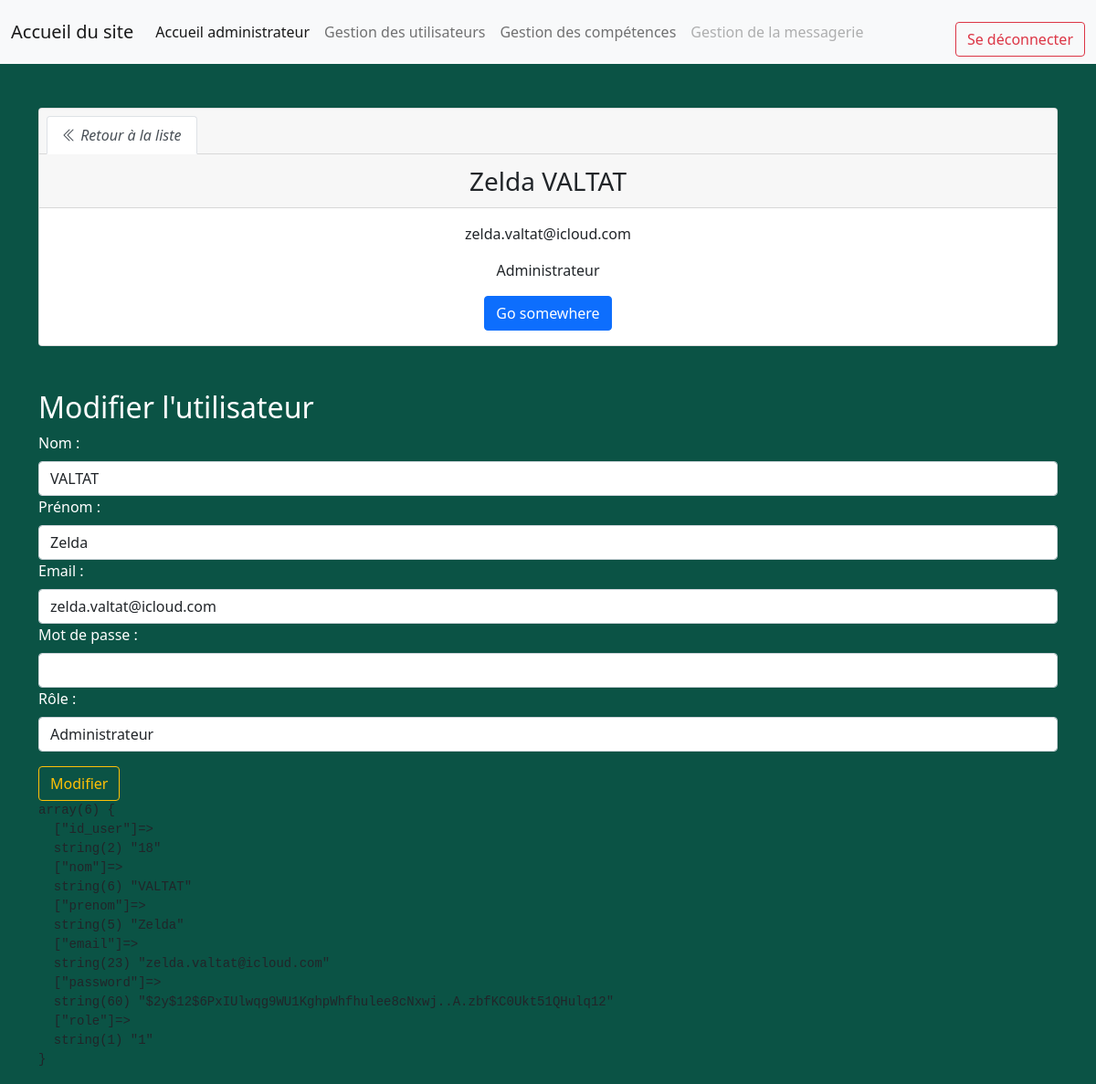
The page /admin/updateUser.php?id_user=18 (signed in) on the database its author committed.
### tables this page shows
CREATE TABLE IF NOT EXISTS `table_user` (
  `id_user` int NOT NULL AUTO_INCREMENT,
  `nom` varchar(255) NOT NULL,
  `prenom` varchar(255) NOT NULL,
  `email` varchar(255) NOT NULL,
  `password` varchar(255) NOT NULL,
  `role` tinyint(1) NOT NULL,
  PRIMARY KEY (`id_user`),
  UNIQUE KEY `email` (`email`)
);

### admin/updateUser.php (the view, shortened to what this page needs)
<?php
include("../assets/inc/headBack.php");
$id = $_GET["id_user"];
require("../core/connexion.php");
$sql = "SELECT `id_user`, `nom`, `prenom`, `email`, `password`, `role`
            FROM `table_user`
            WHERE `id_user` = $id
            ";
$query = mysqli_query($connexion, $sql) or die(mysqli_error($connexion));
$user = mysqli_fetch_assoc($query);
?>
<?php
include("../assets/inc/headerBack.php");
?>
<main>
    <div class="container">
        <div class="card text-center mt-5">
            <div class="card-header">
                <ul class="nav nav-tabs card-header-tabs">
                    <li class="nav-item">
                        <a class="nav-link active" aria-current="true"
                            href="http://localhost/la_manu/sitePhpProcedural/admin/listUsers.php"><i
                                class="bi bi-chevron-double-left"> Retour à la liste</i></a>
                    </li>
                </ul>
            </div>
            <div class="card-header fs-3">
                <?= $user["prenom"] . " " . $user["nom"] ?>
            </div>
            <div class="card-body">
                <p class="card-text"><?= $user["email"] ?></p>
                <?php
                if ($user["role"] == true) {
                    echo '<p class="card-text">Administrateur</p>';
                } else {
                    echo '<p class="card-text">Utilisateur</p>';
                }
                ?>
                <a href="#" class="btn btn-primary">Go somewhere</a>
            </div>
        </div>
        <div class="text-white mt-5">
            <h2>Modifier l'utilisateur</h2>
            <div class="form-group">
                <form method="POST" action="../core/userController.php">
                    <label for="nom">Nom :</label>
                    <input type="text" class="form-control mt-2" name="nom" id="nom" value="<?= $user["nom"] ?>">
                    <label for="prenom">Prénom :</label>
                    <input type="text" class="form-control mt-2" name="prenom" id="prenom"
                        value="<?= $user["prenom"] ?>">
                    <label for="email">Email :</label>
                    <input type="email" class="form-control mt-2" name="email" id="email" value="<?= $user["email"] ?>">
                    <label for="password">Mot de passe :</label>
                    <input type="password" class="form-control mt-2" name="password" id="password">
                    <label for="role">Rôle :</label>
                    <select name="role" id="role" class="form-control mt-2">
                        <option value="1" <?php if ($user["role"] == 1) {
                            echo "selected";
                        } ?>>Administrateur</option>
                    </select>
                    <button class="btn btn-outline-warning mt-3" type="submit" name="execute"
                        value="update-user">Modifier</button>
                </form>
            </div>
        </div>
        <?php
        echo '<pre>';
        var_dump($user);
        echo '</pre>';
        ?>
    </div>
</main>
<?php
include("../assets/inc/footerBack.php");
?>

### assets/css/StyleBack.css (style rules this page uses)
body { background-color: #0B5345; }

### rows shown on the page
table_user: prenom "Zelda", nom "VALTAT", email "zelda.valtat@icloud.com", role "Administrateur"
